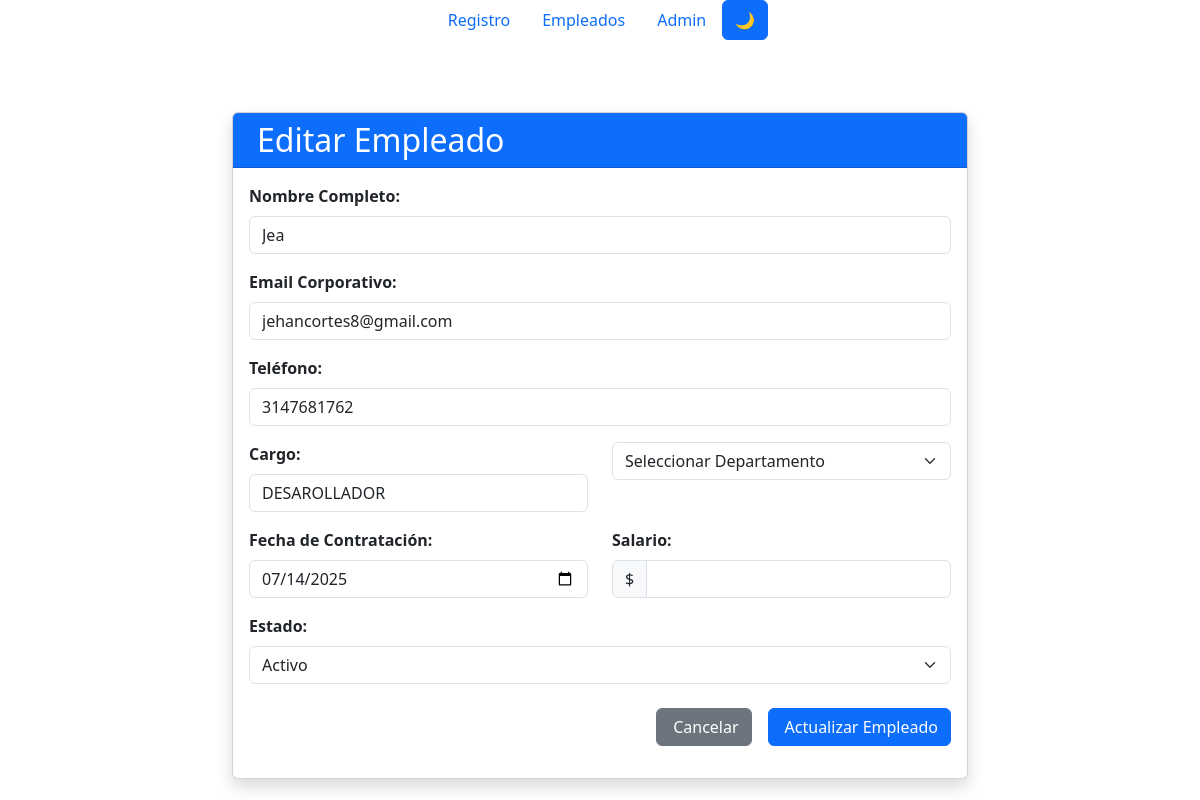
The app's page /editar/19/, older data.
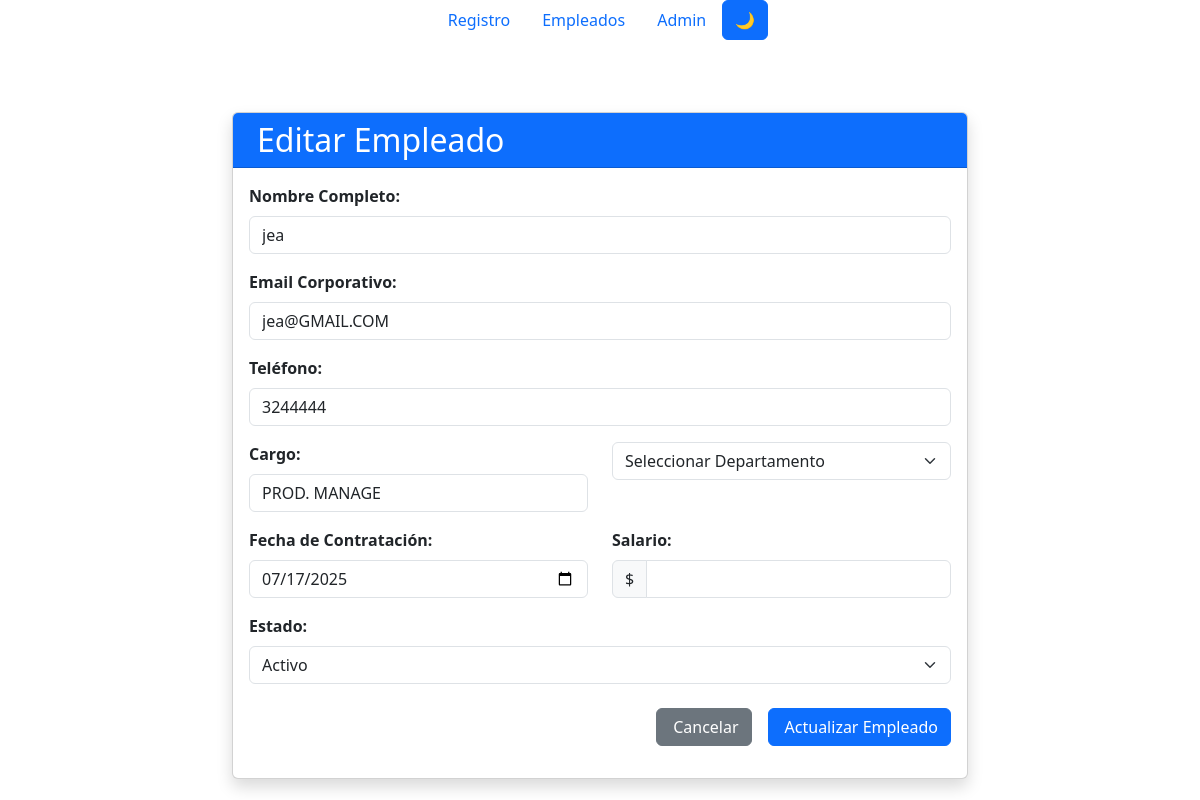
The same page, newer data.
### libreria_app/models.py (models this page shows, shortened)
class Employee(models.Model):
    Nombre_completo=models.CharField(verbose_name='Nombre',max_length=90)
    Email_corporativo=models.EmailField(max_length=254)
    Teléfono=models.CharField(verbose_name='Telefono',max_length=50)
    Cargo=models.CharField(verbose_name='Cargo',max_length=50)
    Departamento=models.CharField(verbose_name='Departamento',max_length=50)
    Fecha_de_contratación=models.DateTimeField(auto_now_add=True)
    Salario=models.DecimalField(max_digits=10, decimal_places=2)
    Estado=models.BooleanField(default=False)
    class Meta:
        verbose_name = 'Empleados'
        verbose_name_plural = 'Empleados'

### libreria_app/views.py (the view, shortened to what this page needs)
# urls.py: path('editar/<int:id>/',views.editar,name='editar'),
def editar(request, id):
    empleado = get_object_or_404(Employee, id=id)
    return render(request, 'editar_empleado.html', {'empleado': empleado})

### libreria_app/templates/editar_empleado.html (shortened to what the changed rows need)
{% extends 'layout/navbar.html' %}
{% block content %}
<div class="container mt-4">
  <div class="row justify-content-center">
    <div class="col-md-8">
      <div class="card shadow">
        <div class="card-header bg-primary text-white">
          <h2 class="mb-0">
            Editar Empleado
          </h2>
        </div>
        <div class="card-body">
          <form method="post">
            <div class="mb-3">
              <label class="form-label fw-bold">Nombre Completo:</label>
              <input
                type="text"
                name="Nombre_completo"
                value="{{ empleado.Nombre_completo }}"
                class="form-control"
                required
              />
            </div>
            <div class="mb-3">
              <label class="form-label fw-bold">Email Corporativo:</label>
              <input
                type="email"
                name="Email_corporativo"
                value="{{ empleado.Email_corporativo }}"
                class="form-control"
                required
              />
            </div>
            <div class="mb-3">
              <label class="form-label fw-bold">Teléfono:</label>
              <input
                type="text"
                name="Teléfono"
                value="{{ empleado.Teléfono }}"
                class="form-control"
                required
              />
            </div>
            <div class="row">
              <div class="col-md-6">
                <div class="mb-3">
                  <label class="form-label fw-bold">Cargo:</label>
                  <input
                    type="text"
                    name="Cargo"
                    value="{{ empleado.Cargo }}"
                    class="form-control"
                    required
                  />
                </div>
              </div>
            </div>
            <div class="row">
              <div class="col-md-6">
                <div class="mb-3">
                  <label class="form-label fw-bold">Fecha de Contratación:</label>
                  <input
                    type="date"
                    name="Fecha_de_contratación"
                    value="{{ empleado.Fecha_de_contratación|date:'Y-m-d' }}"
                    class="form-control"
                    required
                  />
                </div>
              </div>
              <div class="col-md-6">
                <div class="mb-3">
                  <div class="input-group">
                    <span class="input-group-text">$</span>
                    <input
                      type="number"
                      name="Salario"
                      value="{{ empleado.Salario }}"
                      step="0.01"
                      class="form-control"
                      required
                    />
                  </div>
                </div>
              </div>
            </div>
          </form>
        </div>
      </div>
    </div>
  </div>
</div>
{% endblock %}

Row changes from the older to the newer data that the page shows:
changed Employee: Nombre_completo "Jea" → "jea"; Email_corporativo "jehancortes8@gmail.com" → "jea@GMAIL.COM"; Teléfono "3147681762" → "3244444"; Cargo "DESAROLLADOR" → "PROD. MANAGE"; Fecha_de_contratación "07/14/2025" → "07/17/2025"
